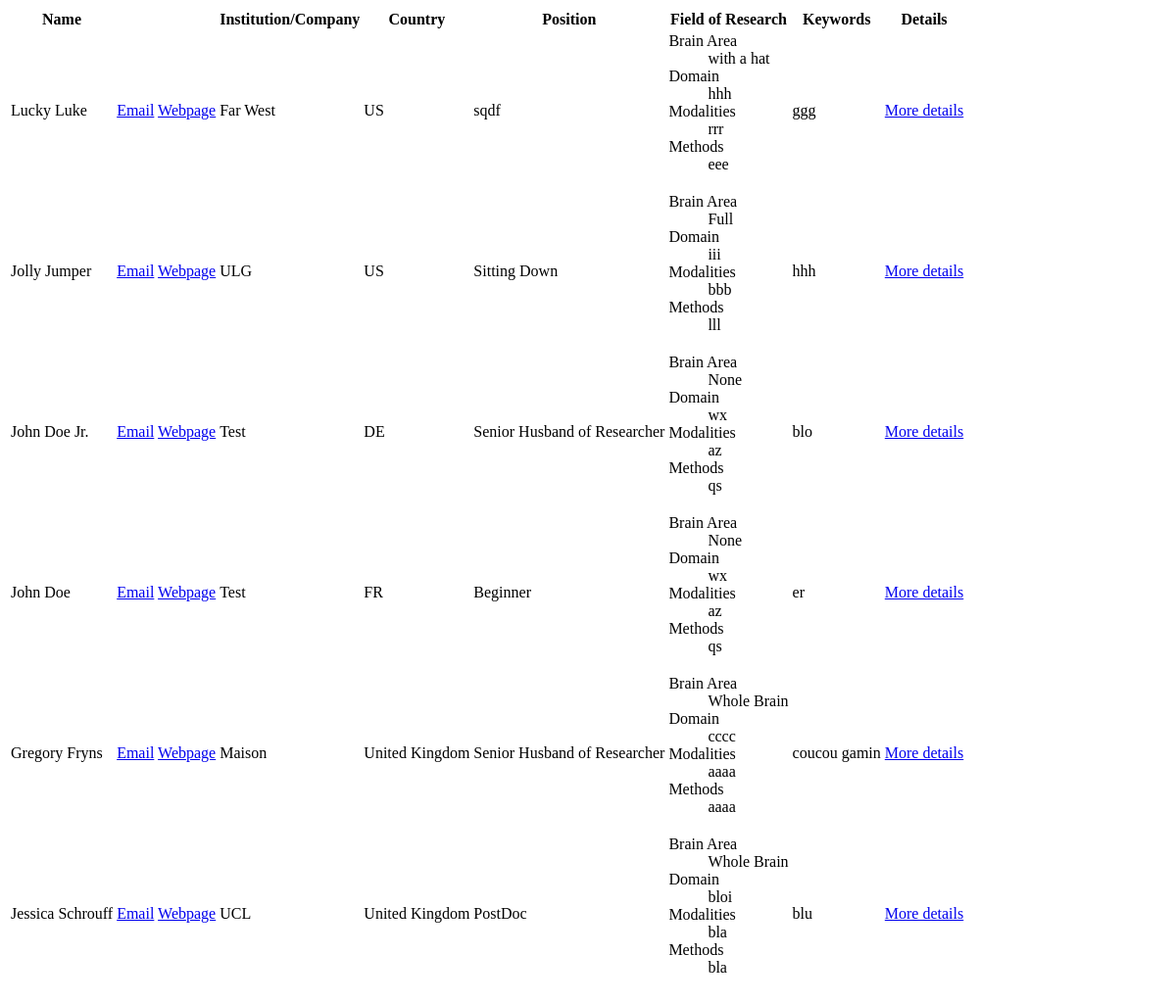
The page /list/ on the database as committed earlier.
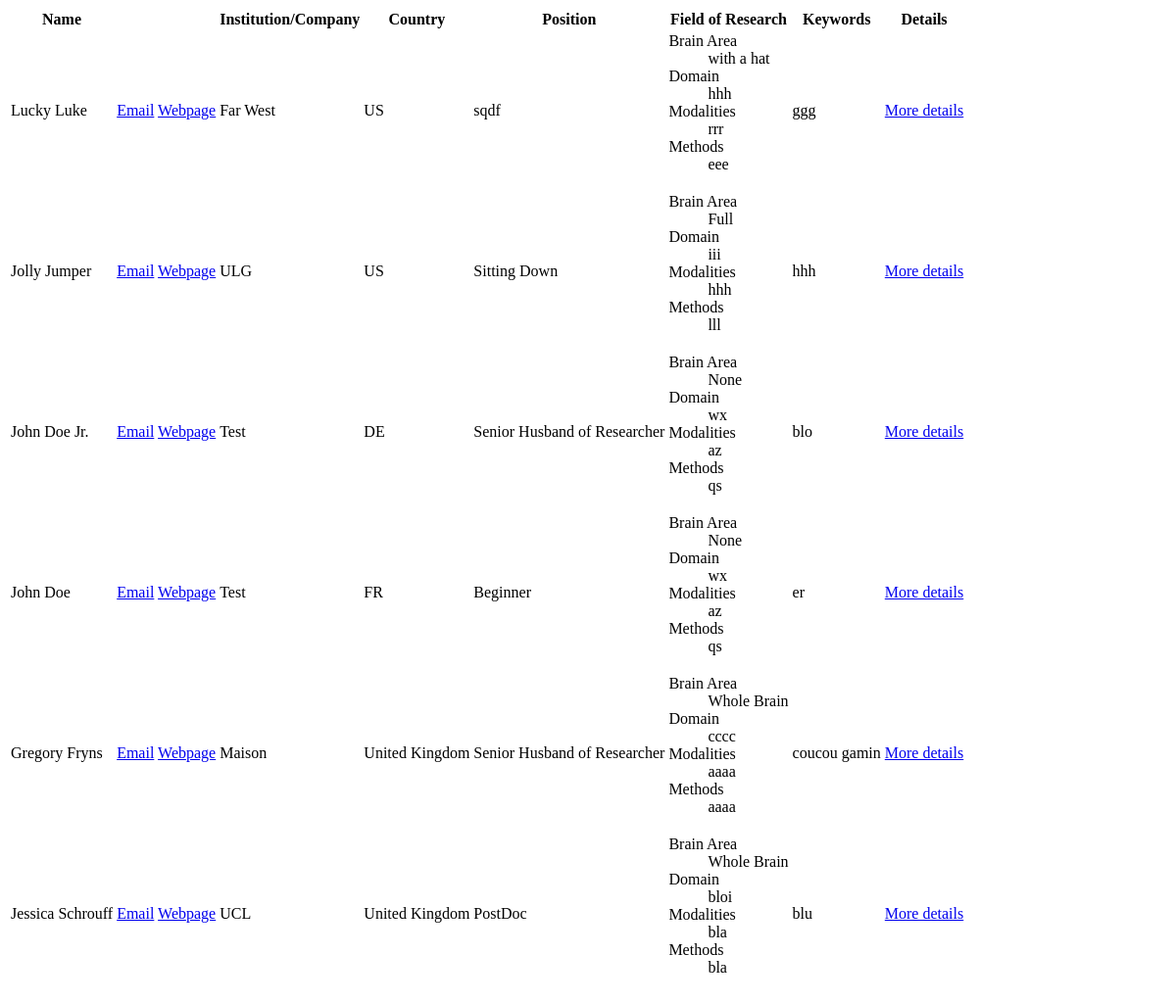
The same page on the database as committed later.
### viewlist/models.py (models this page shows, shortened)
class Profile(models.Model):
    name = models.CharField(max_length=100, blank=False)
    email = models.EmailField(unique=True)
    webpage = models.URLField()
    institution = models.CharField(max_length=100, blank=False)
    country = models.CharField(
        max_length=2,
        choices=COUNTRIES,
        blank=False
    )
    position = models.CharField(max_length=30, blank=False)
    grad_date = models.DateField()
    brain_structure = models.CharField(max_length=30)
    modalities = models.CharField(max_length=50)
    methods = models.CharField(max_length=50)
    domain = models.CharField(max_length=30)
    keywords = models.CharField(max_length=250)
    publish_date = models.DateTimeField(default=timezone.now)
    last_updated = models.DateTimeField(default=timezone.now)

### viewlist/views.py (the view)
# urls.py: path('', views.IndexView.as_view(), name='index'),
class IndexView(generic.ListView):
    template_name = 'viewlist/index.html'
    def get_queryset(self):
        return Profile.objects.order_by('-publish_date')

### viewlist/templates/viewlist/index.html
{% if profile_list %}
	<table><tbody>
	<tr>
		<th>Name</th>
		<th></th>
		<th>Institution/Company</th>
		<th>Country</th>
		<th>Position</th>
		<th>Field of Research</th>
		<th>Keywords</th>
		<th>Details</th>
	</tr>
    {% for profile in profile_list %}
		<tr>
			<td>{{ profile.name }}</td>
			<td>
				{% if profile.email %}
				<a href="mailto:{{ profile.email }}">Email</a>
				{% endif %}
				{% if profile.webpage %}
				<a href="{{ profile.webpage }}" target="_blank">Webpage</a>
				{% endif %}
			</td>
			<td>{{ profile.institution }}</td>
			<td>{{ profile.country }}</td>
			<td>{{ profile.position }}</td>
			<td>
				<dl>
					<dt>Brain Area</dt><dd>{{ profile.brain_structure }}</dd>
					<dt>Domain</dt><dd>{{ profile.domain }}</dd>
					<dt>Modalities</dt><dd>{{ profile.modalities }}</dd>
					<dt>Methods</dt><dd>{{ profile.methods }}</dd>
				</dl>
			</td>
			<td>{{ profile.keywords}}</td>
			<td><a href="{% url 'viewlist:detail' profile.id %}">More details</a></td>
		</tr>
    {% endfor %}
    </tbody><table>
{% else %}
    <p>No profiles are available.</p>
{% endif %}

Rows that differ between the two databases and show on the page:
changed Profile "Jolly Jumper": modalities "bbb" → "hhh"
